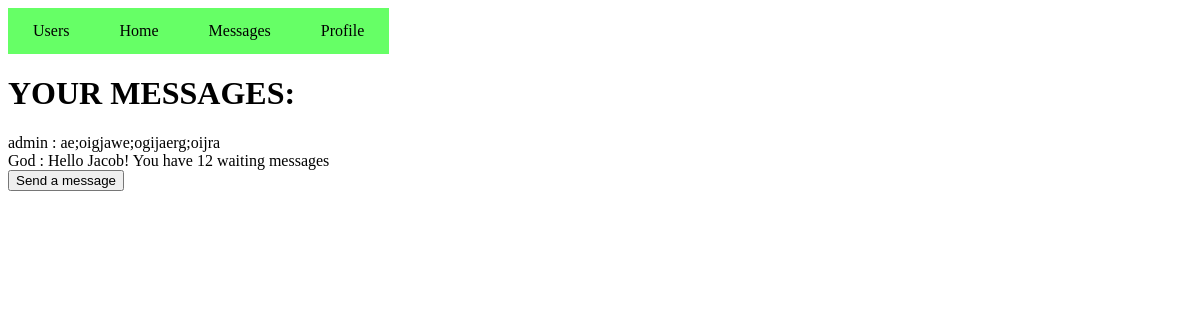
The page /messages/view/ (signed in) on the database as committed earlier.
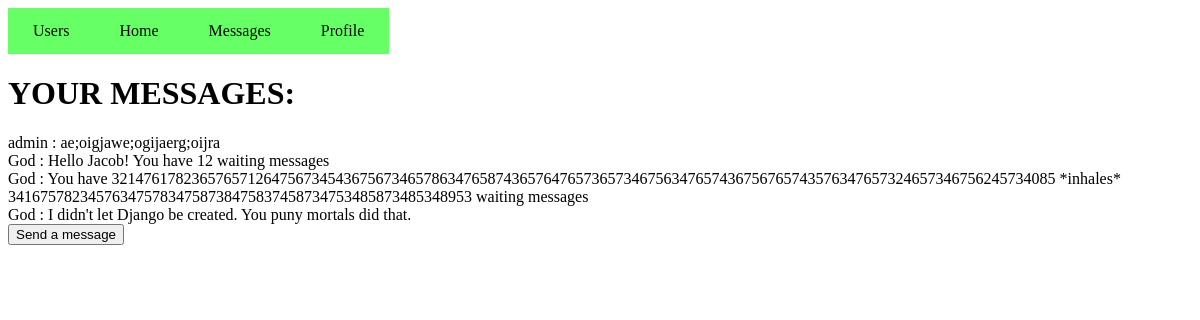
The same page on the database as committed later.
### adminApp/models.py (models this page shows)
class message(models.Model):
    inputField = models.TextField(max_length=100000000000000000000)
    To = models.ForeignKey(to=User, related_name="user_to", on_delete=models.CASCADE)
    From = models.ForeignKey(to=User, related_name="user_from", on_delete=models.CASCADE)

### adminApp/views.py (the view)
# urls.py: path('messages/view/', adminViews.viewListOfMessages),
@login_required
def viewListOfMessages(request):
    if request.user.is_superuser:
        template = "messages_admin.html"
    else:
        template = "messages_nonadmin.html"
    return render(request, template, {"Messages" : FilterToUser(request)})

### adminApp/views.py (called while the page is built)
def FilterToUser(request):
    return message.objects.filter(To=request.user)

### templates/messages_admin.html
{% extends "base1.html" %}
{% block content %}
{% include "messages.html" %}
{% endblock %}

### templates/messages.html
<h1>YOUR MESSAGES:</h1>
{% for messages in Messages %}
    {{ messages.From }} : {{ messages.inputField }}
    <br>
{% endfor %}
<form action="/messages/send/">
    <button type="submit">Send a message</button>
</form>

Rows that differ between the two databases and show on the page:
added message: From "God", inputField "You have 3214761782365765712647567345436756734657863476587436576476573657346756347657436756765743576347657324657346756245734085 *inhales* 3416757823457634757834758738475837458734753485873485348953 waiting messages"
added message: From "God", inputField "I didn't let Django be created. You puny mortals did that."
